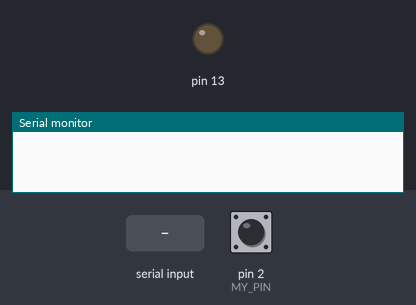
The sketch below on a simulated SparkFun Pro Micro, built with avr-gcc and run on an emulated ATmega32U4. Shown: output pins drawn as LEDs (lit = HIGH), the last lines printed to the serial monitor. The inputs (shaded band) are chosen by the test bench; at power-on: pin 2 (MY_PIN) HIGH.

Above: at 0.1 s.
At 2.8 s:
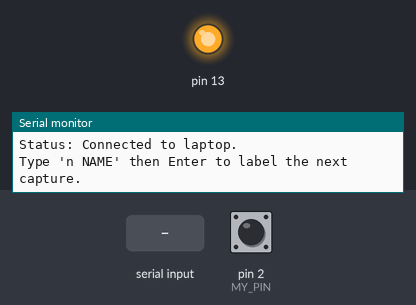
2.9 s: pin 2 (MY_PIN) pulled LOW for 0.15 s
5.5 s: "n\n" received over Serial
7.0 s: pin 2 (MY_PIN) pulled LOW for 3.2 s
12.7 s: pin 2 (MY_PIN) pulsed LOW 2 times (0.12 s each, 0.3 s apart)
15.6 s: pin 2 (MY_PIN) pulsed LOW 5 times (0.12 s each, 0.3 s apart)
Timing chart, 0 to 18.6 s (numbered marks = the images above; inputs shaded):
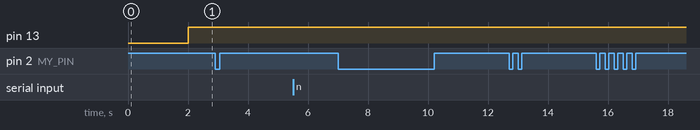

The sketch:

ir_reader.ino
```cpp
/*
  ir_reader.ino - captures IR remote signals so they can be saved and replayed.

  Board:  SparkFun Pro Micro (ATmega32U4). Set Tools -> Processor to match your
          board (5V/16MHz or 3.3V/8MHz), or USB won't work after uploading.
  Wiring: IR receiver OUT -> pin 2, plus VCC and GND.

  Records the time between every edge on the receiver's output, then prints the
  timings once the line has been quiet for 1 second. NEC signals are decoded to
  address + command. host/ir_tool.py capture reads this output and saves it
  to data/ir_library.json, so you don't need to copy anything by hand.

  By hand in the Serial Monitor: type "n NAME" + Enter to label the next capture.
*/

#define MY_PIN 2            // Pro Micro digital pin 2 (INT1)
#define MAX_EDGES 150       // NEC needs ~68; keeps RAM use small

volatile uint32_t LastRead = 0;
volatile uint32_t timings[MAX_EDGES];
volatile uint8_t listSize = 0;       // 8-bit = atomic on AVR

uint8_t lastCheckedCount = 0;
uint32_t lastChangeTime = 0;
uint32_t lastConnectionCheck = 0;

bool connection = false;

// --- naming ---
char pendingName[16] = "unnamed";    // label applied to the next capture
char inputBuf[24];                   // what you type in the Serial Monitor
uint8_t inputLen = 0;

// Runs on every edge of the receiver's output: store the time since the last edge
void onEdge() {
  uint32_t now = micros();
  if (listSize < MAX_EDGES) {
    timings[listSize] = now - LastRead;
    listSize++;
  }
  LastRead = now;
}

bool isNear(uint32_t v, uint32_t target, uint32_t tol) {
  return v > target - tol && v < target + tol;
}

void printHexByte(uint8_t v) {
  Serial.print(F("0x"));
  if (v < 0x10) Serial.print('0');
  Serial.print(v, HEX);
}

// "n power" + Enter sets the name for the next capture to "power"
void handleSerialInput() {
  while (Serial.available()) {
    char c = Serial.read();
    if (c == '\r') continue;
    if (c == '\n') {
      inputBuf[inputLen] = '\0';
      if (inputLen > 2 && inputBuf[0] == 'n' && inputBuf[1] == ' ') {
        strncpy(pendingName, inputBuf + 2, sizeof(pendingName) - 1);
        pendingName[sizeof(pendingName) - 1] = '\0';
        Serial.print(F("Next capture will be named: "));
        Serial.println(pendingName);
      } else if (inputLen > 0) {
        Serial.println(F("Unknown command. Use: n NAME"));
      }
      inputLen = 0;
    } else if (inputLen < sizeof(inputBuf) - 1) {
      inputBuf[inputLen++] = c;
    }
  }
}

// Decodes a classic NEC frame starting at index 1
// (index 0 is the time since an unrelated earlier edge, so it's ignored).
bool decodeNEC(uint8_t &addrOut, uint8_t &cmdOut) {
  const int start = 1;
  if (listSize < start + 67) return false;

  if (!isNear(timings[start], 9000, 1500))    return false;  // leader mark
  if (!isNear(timings[start + 1], 4500, 800)) return false;  // leader space

  uint32_t bits = 0;
  for (int i = 0; i < 32; i++) {
    uint32_t markT  = timings[start + 2 + i * 2];
    uint32_t spaceT = timings[start + 3 + i * 2];
    if (!isNear(markT, 560, 300)) return false;
    if      (isNear(spaceT, 560, 300))  { /* bit = 0 */ }
    else if (isNear(spaceT, 1690, 450)) { bits |= (1UL << i); }
    else return false;
  }

  uint8_t addr  =  bits        & 0xFF;
  uint8_t naddr = (bits >> 8)  & 0xFF;
  uint8_t cmd   = (bits >> 16) & 0xFF;
  uint8_t ncmd  = (bits >> 24) & 0xFF;

  addrOut = addr;
  cmdOut  = cmd;

  bool classic = (naddr == (uint8_t)~addr) && (ncmd == (uint8_t)~cmd);
  Serial.println(classic ? F("  (classic NEC - checksum verified)")
                         : F("  (extended NEC - no inverted checksum, treat addr/cmd as-is)"));
  return true;
}

void printSignal() {
  Serial.println(F("====================================================="));
  Serial.print(F("BUTTON  : "));
  Serial.println(pendingName);
  Serial.print(F("Total edges captured: "));
  Serial.println(listSize);

  uint8_t addr, cmd;
  if (decodeNEC(addr, cmd)) {
    Serial.println(F("PROTOCOL: NEC - decoded successfully"));
    Serial.print(F("ADDR    : ")); printHexByte(addr); Serial.println();
    Serial.print(F("CMD     : ")); printHexByte(cmd);  Serial.println();
    Serial.println(F("--- paste into sender sketch ---"));
    Serial.print(F("sendPress(")); printHexByte(addr);
    Serial.print(F(", "));         printHexByte(cmd);
    Serial.print(F(");   // "));
    Serial.println(pendingName);
  } else {
    Serial.println(F("PROTOCOL: unknown / not a clean NEC frame - raw timings below"));
  }

  Serial.println(F("--- raw timings (us) ---"));
  for (int i = 0; i < listSize; i++) {
    Serial.print(timings[i]);
    Serial.print(F(", "));
  }
  Serial.println();
  Serial.println(F("====================================================="));
}

void setup() {
  pinMode(MY_PIN, INPUT_PULLUP);
  attachInterrupt(digitalPinToInterrupt(MY_PIN), onEdge, CHANGE);
  Serial.begin(115200);
  pinMode(LED_BUILTIN, OUTPUT);
}

void loop() {
  // Report when the laptop connects or disconnects
  if (millis() - lastConnectionCheck > 2000) {
    bool currentlyConnected = Serial;

    if (currentlyConnected != connection) {
      connection = currentlyConnected;
      digitalWrite(LED_BUILTIN, connection ? HIGH : LOW);
      Serial.println(connection ? F("Status: Connected to laptop.")
                                : F("Status: Disconnected."));
      if (connection) Serial.println(F("Type 'n NAME' then Enter to label the next capture."));
    }
    lastConnectionCheck = millis();
  }

  if (connection) {
    handleSerialInput();

    // A capture is finished once no new edges have arrived for 1 second
    if (listSize != lastCheckedCount) {
      lastCheckedCount = listSize;
      lastChangeTime = millis();
    } else if (listSize > 0 && (millis() - lastChangeTime > 1000)) {
      printSignal();
      listSize = 0;
      lastCheckedCount = 0;
    }
  }
}
```
